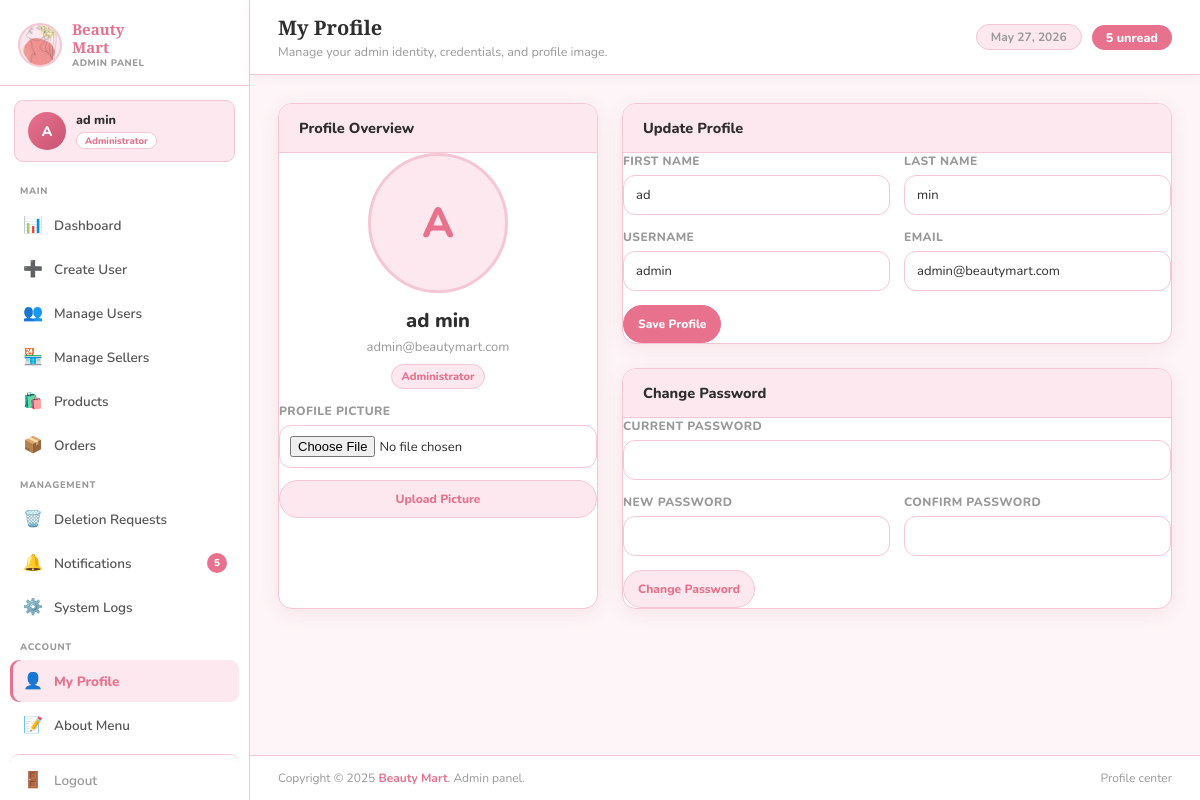
Page /1-admin/profile.php (signed in) on the committed database.
### tables this page shows
CREATE TABLE `users` (
  `id` int(11) NOT NULL,
  `firstname` varchar(50) NOT NULL,
  `lastname` varchar(50) NOT NULL,
  `username` varchar(50) NOT NULL,
  `email` varchar(100) NOT NULL,
  `password` varchar(255) NOT NULL,
  `profile_pic` varchar(255) DEFAULT NULL,
  `email_verified` tinyint(1) DEFAULT 0,
  `marked_for_deletion` tinyint(1) DEFAULT 0,
  `deleted_at` timestamp NULL DEFAULT NULL,
  `verification_token` varchar(255) DEFAULT NULL,
  `status` enum('active','suspended','banned') DEFAULT 'active',
  `suspended_until` datetime DEFAULT NULL,
  `banned_reason` text DEFAULT NULL,
  `action_by` int(11) DEFAULT NULL COMMENT 'FK to admins.id — admin who last changed this user status',
  `created_at` timestamp NOT NULL DEFAULT current_timestamp(),
  `updated_at` timestamp NOT NULL DEFAULT current_timestamp() ON UPDATE current_timestamp()
);

### 1-admin/profile.php (the view, shortened to what this page needs)
<?php
require_once '../includes/functions.php';
$stmt = $pdo->prepare("
    SELECT u.*, a.id AS admin_id, sa.id AS superadmin_id
    FROM users u
    LEFT JOIN admins a ON u.id = a.user_id
    LEFT JOIN superadmins sa ON u.id = sa.user_id
    WHERE u.id = ?
");
$stmt->execute([$_SESSION['user_id']]);
$admin = $stmt->fetch();
$stmt = $pdo->prepare("SELECT COUNT(*) FROM notifications WHERE user_id = ? AND is_read = 0");
$stmt->execute([$_SESSION['user_id']]);
$unread_count = (int)$stmt->fetchColumn();
$current_page = basename($_SERVER['PHP_SELF']);
?>
<!DOCTYPE html>
<html lang="en">
<head>
     <link rel="stylesheet" href="../css/admin_profile.css">
     <link rel="stylesheet" href="../css/admin_dash.css">
     <link rel="stylesheet" href="../css/responsive.css">
</head>
 <body>
 <div class="shell">
     <aside class="sidebar">
        <div class="sidebar-brand">
            <div class="brand-icon">
                <img src="../images/logo.png" alt="Logo" onerror="this.style.display='none';this.parentElement.textContent='*'">
            </div>
            <div>
                <div class="brand-text"><span>Beauty</span><span>Mart</span></div>
                <div class="brand-sub">Admin Panel</div>
            </div>
        </div>
        <div class="admin-chip">
            <div class="chip-av">
                <?php if (!empty($admin['profile_pic']) && file_exists("../uploads/profile_images/" . $admin['profile_pic'])): ?>
                    <img src="../uploads/profile_images/<?= htmlspecialchars($admin['profile_pic']) ?>" alt="">
                <?php else: ?>
                    <?= strtoupper(substr($admin['firstname'], 0, 1)) ?>
                <?php endif; ?>
            </div>
            <div>
                <div class="chip-name"><?= htmlspecialchars($admin['firstname'] . ' ' . $admin['lastname']) ?></div>
                <span class="chip-role">Administrator</span>
            </div>
        </div>
        <nav class="sidebar-nav">
            <div class="nav-lbl">Main</div>
            <a href="dashboard.php" class="<?= $current_page==='dashboard.php' ? 'active':'' ?>">
                <span class="ni">📊</span> Dashboard
            </a>
            <a href="create_users.php" class="<?= $current_page==='create_users.php' ? 'active':'' ?>">
                <span class="ni">➕</span> Create User
            </a>
            <a href="manage_users.php" class="<?= $current_page==='manage_users.php' ? 'active':'' ?>">
                <span class="ni">👥</span> Manage Users
            </a>
            <a href="manage_sellers.php" class="<?= $current_page==='manage_sellers.php' ? 'active':'' ?>">
                <span class="ni">🏪</span> Manage Sellers
            </a>
            <a href="products.php" class="<?= $current_page==='products.php' ? 'active':'' ?>">
                <span class="ni">🛍️</span> Products
            </a>
            <a href="orders.php" class="<?= $current_page==='orders.php' ? 'active':'' ?>">
                <span class="ni">📦</span> Orders
            </a>
            <div class="nav-lbl">Management</div>
            <a href="manage_deletions.php" class="<?= $current_page==='manage_deletions.php' ? 'active':'' ?>">
                <span class="ni">🗑️</span> Deletion Requests
            </a>
            <a href="notifications.php" class="<?= $current_page==='notifications.php' ? 'active':'' ?>">
                <span class="ni">🔔</span> Notifications
                <?php if ($unread_count > 0): ?><span class="nbadge"><?= $unread_count ?></span><?php endif; ?>
            </a>
            <a href="system_logs.php" class="<?= $current_page==='system_logs.php' ? 'active':'' ?>">
                <span class="ni">⚙️</span> System Logs
            </a>
            <div class="nav-lbl">Account</div>
            <a href="profile.php" class="<?= $current_page==='profile.php' ? 'active':'' ?>">
                <span class="ni">👤</span> My Profile
            </a>
            <a href="about.php" class="<?= $current_page==='about.php' ? 'active':'' ?>">
                <span class="ni">📝</span> About Menu
            </a>
            <a href="../logout.php" class="logout">
                <span class="ni">🚪</span> Logout
            </a>
        </nav>
    </aside>
    <div class="main">
        <div class="topbar">
            <div class="topbar-left">
                <h1>My Profile</h1>
                <p>Manage your admin identity, credentials, and profile image.</p>
            </div>
            <div class="topbar-right">
                <span class="topbar-date"><?= date('F j, Y') ?></span>
                <?php if ($unread_count > 0): ?>
                    <span style="background:var(--pink-accent);color:#fff;border-radius:20px;padding:4px 14px;font-size:12.5px;font-weight:800;"><?= $unread_count ?> unread</span>
                <?php endif; ?>
            </div>
        </div>
        <div class="content">
            <div class="profile-grid">
                <div class="dash-card">
                    <div class="card-head"><h2>Profile Overview</h2></div>
                    <div class="card-body">
                        <div class="profile-avatar-wrap">
                            <?php if (!empty($admin['profile_pic']) && file_exists('../uploads/profile_images/' . $admin['profile_pic'])): ?>
                                <img class="avatar" src="../uploads/profile_images/<?= htmlspecialchars($admin['profile_pic']) ?>" alt="Profile picture">
                            <?php else: ?>
                                <div class="avatar"><?= strtoupper(substr($admin['firstname'], 0, 1)) ?></div>
                            <?php endif; ?>
                            <div class="profile-meta">
                                <div class="profile-name"><?= htmlspecialchars($admin['firstname'] . ' ' . $admin['lastname']) ?></div>
                                <div class="profile-email"><?= htmlspecialchars($admin['email']) ?></div>
                                <span class="profile-chip">Administrator</span>
                            </div>
                            <form method="post" enctype="multipart/form-data" style="width:100%;display:grid;gap:12px;">
                                <div class="field">
                                    <label>Profile Picture</label>
                                    <input type="file" name="profile_pic" accept=".jpg,.jpeg,.png,.gif" style="height:auto;padding:10px;">
                                </div>
                                <button type="submit" name="upload_profile_pic" class="btn-secondary">Upload Picture</button>
                            </form>
                        </div>
                    </div>
                </div>
                <div style="display:flex;flex-direction:column;gap:24px;">
                    <div class="dash-card">
                        <div class="card-head"><h2>Update Profile</h2></div>
                        <div class="card-body">
                            <form method="post" class="form-grid">
                                <div class="field">
                                    <label>First Name</label>
                                    <input type="text" name="firstname" value="<?= htmlspecialchars($admin['firstname']) ?>" required>
                                </div>
                                <div class="field">
                                    <label>Last Name</label>
                                    <input type="text" name="lastname" value="<?= htmlspecialchars($admin['lastname']) ?>" required>
                                </div>
                                <div class="field">
                                    <label>Username</label>
                                    <input type="text" name="username" value="<?= htmlspecialchars($admin['username']) ?>" required>
                                </div>
                                <div class="field">
                                    <label>Email</label>
                                    <input type="email" name="email" value="<?= htmlspecialchars($admin['email']) ?>" required>
                                </div>
                                <div class="field full">
                                    <button type="submit" name="update_profile" class="btn-primary">Save Profile</button>
                                </div>
                            </form>
                        </div>
                    </div>
                    <div class="dash-card">
                        <div class="card-head"><h2>Change Password</h2></div>
                        <div class="card-body">
                            <form method="post" class="form-grid">
                                <div class="field full">
                                    <label>Current Password</label>
                                    <input type="password" name="current_password" required>
                                </div>
                                <div class="field">
                                    <label>New Password</label>
                                    <input type="password" name="new_password" required>
                                </div>
                                <div class="field">
                                    <label>Confirm Password</label>
                                    <input type="password" name="confirm_password" required>
                                </div>
                                <div class="field full">
                                    <button type="submit" name="change_password" class="btn-secondary">Change Password</button>
                                </div>
                            </form>
                        </div>
                    </div>
                </div>
            </div>
        </div>
        <footer class="admin-footer">
            <div class="footer-inner">
                <div class="footer-copy">Copyright &copy; 2025 <span>Beauty Mart</span>. Admin panel.</div>
                <div class="footer-copy">Profile center</div>
            </div>
        </footer>
    </div>
</div>
</body>
</html>

### rows in the picture
users: firstname "A", firstname+lastname "ad min", email "admin@beautymart.com", firstname "ad", lastname "min", username "admin"

### other values in the picture
$unread_count "5"
